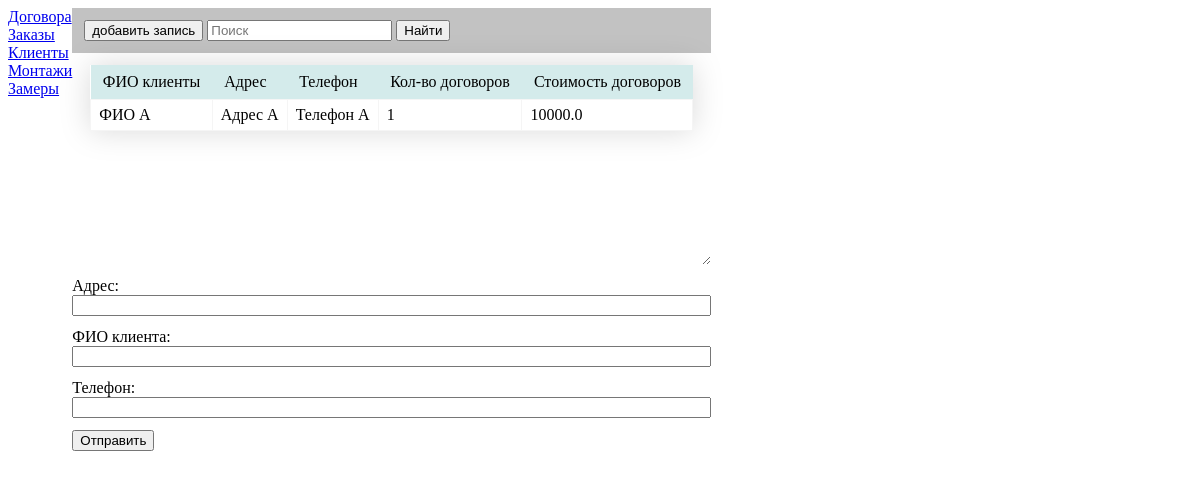
Before: /forms/customers with the older database file.
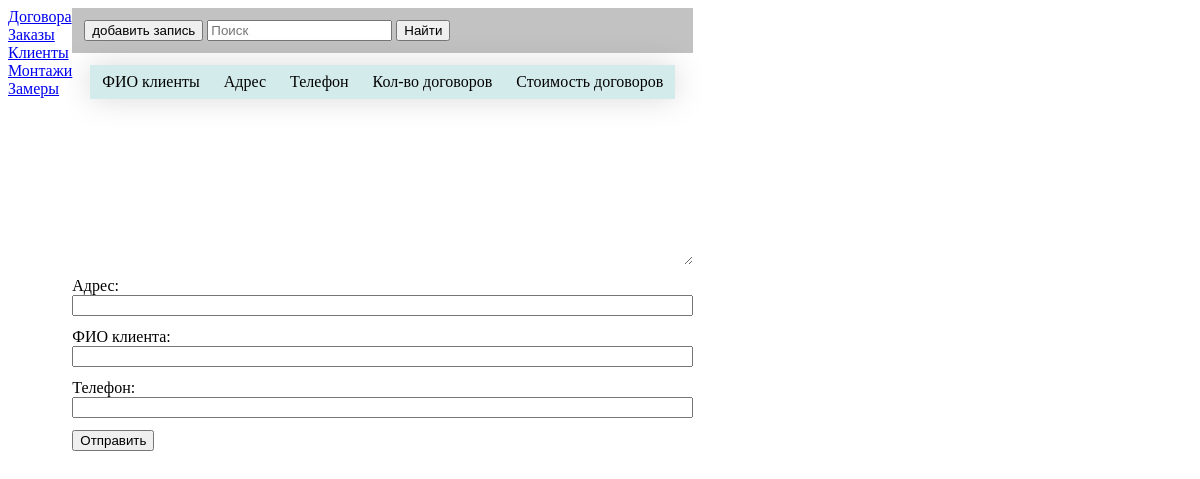
After: the same page with the newer database file.
### main_forms/models.py (models this page shows, shortened)
class Customers(models.Model):
    id = models.AutoField(primary_key=True, unique=True)
    address = models.CharField(max_length=255, verbose_name='Адрес')                        # Адрес
    customer_name = models.CharField(max_length=255, verbose_name='ФИО клиента')            # ФИО клиента
    phone = models.CharField(max_length=12, verbose_name='Телефон')                         # Телефон
    objects = models.Manager()

### main_forms/views.py (the view)
# urls.py: path("forms/customers", views.create_customer, name="create_customer"),
def create_customer(request):
    table_data = Customers.objects.annotate(
        num_contracts=Count('contracts'),     # Количество связанных договоров.
        total_amount=Sum('contracts__price')  # Общая сумма договоров.
    )
    return create_entity(request, table_data, CustomersForm, "main_forms/customers.html")

### main_forms/views.py (called while the page is built)
def create_entity(request, table_data, form_class, template_name):
    if request.method == 'POST':
        form = form_class(request.POST)
        if form.is_valid():
            task = form.save(commit=False)
            task.save()
    else:
        form = form_class
    context = {'table_data': table_data, "form": form}
    return render(request, template_name, context=context)

### main_forms/templates/main_forms/customers.html (shortened to what this page needs)
{% extends "main_forms/base.html" %}
{% block form_block %}
<div class="table-container">
  <table>
    <thead>
      <tr>
        <th>ФИО клиенты</th>
        <th>Адрес</th>
        <th>Телефон</th>
        <th>Кол-во договоров</th>
        <th>Стоимость договоров</th>
      </tr>
    </thead>
    <tbody>
      {% for row in table_data|slice:'::-1' %}
      <tr>
        <td>{{ row.customer_name }}</td>
        <td>{{ row.address }}</td>
        <td>{{ row.phone }}</td>
        <td>{{ row.num_contracts }}</td>
        <td>{{ row.total_amount }}</td>
      </tr>
      {% endfor %}
    </tbody>
  </table>
</div>
<form action="{% url 'create_customer' %}" method="post">
  {{ form.as_div }}
  <button type="submit" name="submit">Отправить</button>
</form>
{% endblock %}

Changed rows visible on the page:
removed Customers: customer_name "ФИО А", address "Адрес А", phone "Телефон А", num_contracts "1", total_amount "10000.0"
